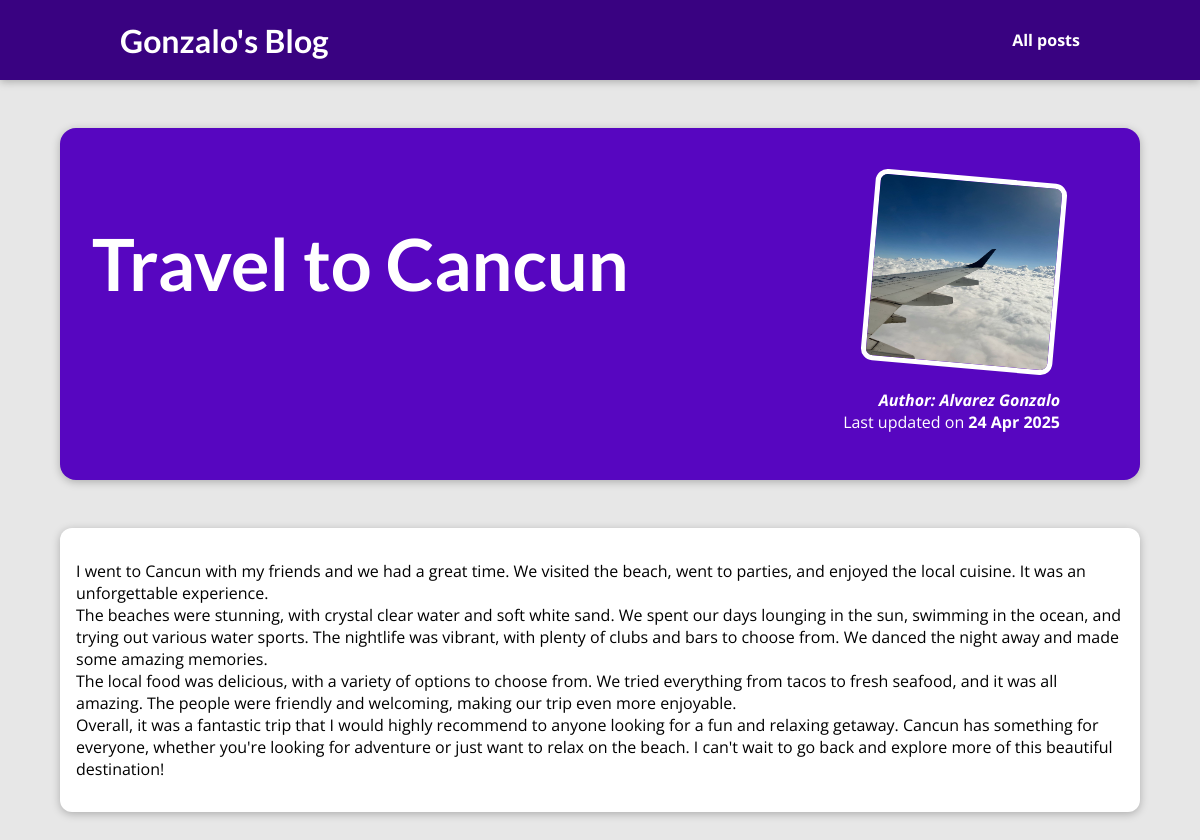
/posts/travel-cancun, run on the app's committed database.
### blog/models.py (models this page shows, shortened)
class Post(models.Model):
    title = models.CharField(max_length=200)
    excerpt = models.CharField(max_length=200)
    image_name = models.CharField(max_length=200)
    date = models.DateField(auto_now=True)
    slug = models.SlugField(max_length=200, unique=True)
    content = models.TextField(validators=[MinLengthValidator(10)])
    author = models.ForeignKey(
        Author, null=True, on_delete=models.SET_NULL, related_name='posts')
    tags = models.ManyToManyField(Tag)

class Author(models.Model):
    first_name = models.CharField(max_length=100)
    last_name = models.CharField(max_length=100)
    email = models.EmailField()
    def full_name(self):
        return f'Author: {self.last_name} {self.first_name}'
    def __str__(self):
        return self.full_name()

### blog/views.py (the view)
# urls.py: path('posts/<str:slug>', views.post_detail, name='post_detail'),
def post_detail(request, slug):
    post = Post.objects.get(slug=slug)
    return render(request, 'blog/post-detail.html', {'slug': slug, 'post': post})

### blog/templates/blog/post-detail.html (shortened to what this page needs)
{% extends "base.html" %}
{% load static %}
{% block css_files %}
    <link rel="stylesheet" href="{% static 'blog/post-detail.css' %}">
{% endblock css_files %}
{% block content %}
    <section id="summary">
      <h2>{{ post.title }}</h2>
      <article>
        <img src="{% static 'blog/images/'|add:post.image_name %}" alt={{ post.title }}>
        <address>{{ post.author }} </address>
        <div>
            Last updated on <time datetime="">{{ post.date|date:"d M Y"}}</time>
        </div>
      </article>
    </section>
    <main>
        <p>{{ post.content|linebreaks }}</p>
    </main>
{% endblock content %}

### static/app.css (style rules this page uses)
* { box-sizing: border-box; }
html { font-family: 'Open Sans', 'Lato', sans-serif; }
body { margin: 0; }
h1, h2, h3 { font-family: 'Lato', sans-serif; font-weight: bold; }

### blog/static/blog/post-detail.css (style rules this page uses)
body { background-color: #e7e7e7; }
#summary { margin: 8rem auto 3rem auto; padding: 2rem; width: 90%; max-width: 90rem; border-radius: 16px; background-color: #5706c0; position: relative; box-shadow: 0 2px 8px rgba(0, 0, 0, 0.25); height: 22rem; }
#summary h2 { color: white; font-size: 4.5rem; }
#summary article { position: absolute; top: 2rem; right: 3rem; padding: 1rem 2rem; border-radius: 12px; text-align: right; color: white; }
#summary article img { width: 12rem; height: 12rem; border-radius: 12px; transform: rotateZ(5deg); border: 5px solid white; margin-bottom: 1rem; }
#summary address { font-weight: bold; }
#summary time { font-weight: bold; }
main { width: 90%; max-width: 90rem; margin: 3rem auto; background-color: white; padding: 1rem; border-radius: 12px; box-shadow: 0 2px 8px rgba(0, 0, 0, 0.25); }

### data on the page
Post: title "Travel to Cancun", image_name (picture), author "Author: Alvarez Gonzalo", date "24 Apr 2025", content "I went to Cancun with my friends and we had a great time. We visited the beach, went to parties, and enjoyed the local cuisine. It was an unforgettable experience. The beaches were stunning, with crystal clear water and soft white sand. We spent our days lounging in the sun, swimming in the ocean, and trying out various water sports. The nightlife was vibrant, with plenty of clubs and bars to choose from. We danced the night away and made some amazing memories. The local food was delicious, with a variety of options to choose from. We tried everything from tacos to fresh seafood, and it was all amazing. The people were friendly and welcoming, making our trip even more enjoyable. Overall, it…"
